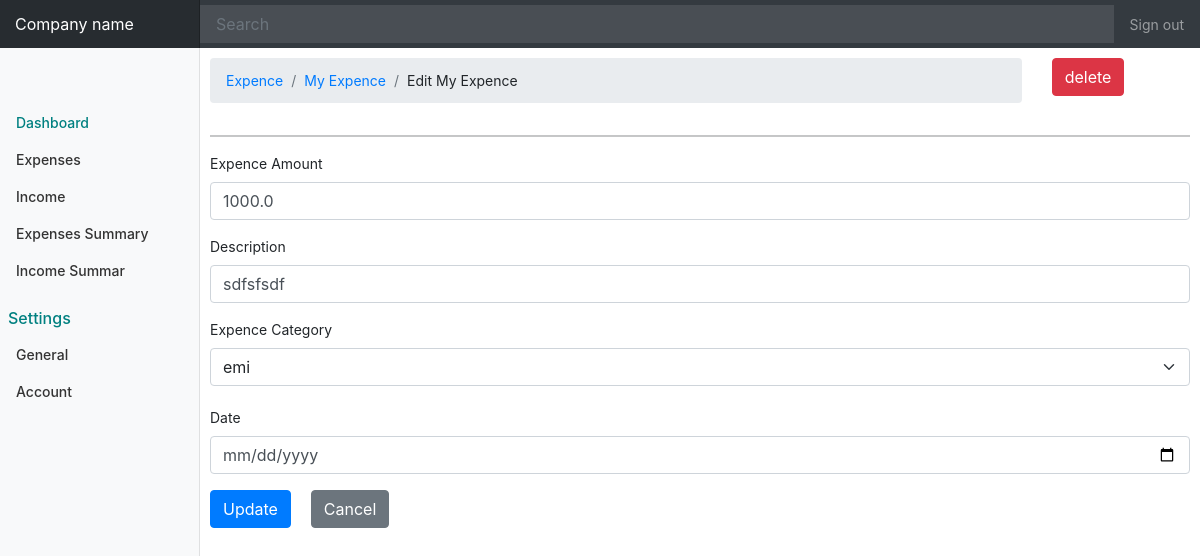
Screenshot of /expenses/edit_expense/30 (signed in) with the database file from the repository.
### expenses/models.py (models this page shows, shortened)
class AddExpence(models.Model):
    amount= models.FloatField()
    date= models.DateTimeField()
    description= models.TextField()
    owner= models.ForeignKey(to=User, on_delete=models.CASCADE)
    category= models.CharField(max_length=255)
    class Category(models.Model):
        name= models.CharField(max_length=256)

### expenses/views.py (the view, shortened to what this page needs)
# urls.py: path('edit_expense/<int:pk>', views.edit_expense, name="edit_expense"),
def edit_expense(request, pk):
    if not request.user.is_authenticated:
        return redirect ('user_log')
    edit_expense= AddExpence.objects.get(id=pk)
    return render(request, 'expenses/edit_expense.html', locals())

### templates/expenses/edit_expense.html (shortened to what this page needs)
{% extends 'bash.html' %}
{% block content %}
<div class="row">
    <div class="col-md-10">
        <nav aria-label="breadcrumb" class="nav_navigarion">
            <ol class="breadcrumb">
                <li class="breadcrumb-item"><a href="#">Expence</a></li>
                <li class="breadcrumb-item"><a href="{% url 'add_expences' %}"> My Expence</a></li>
                <li class="breadcrumb-item">Edit My Expence</li>
            </ol>
        </nav>
    </div>
    <div class="col-sm-2">
        <a href="{% url 'delete_expense' edit_expense.id %}" class="btn btn-danger" onclick="return confirm ('Are you sure?')"" > delete</a>
    </div>
</div>
<hr>
<div class="contain">
    <form method="post">
        <div class="form-group">
            <label for="exampleInputEmail1">Expence Amount</label>
            <input type="text" name="edit_amount" value="{{ edit_expense.amount }}" class="form-control" required>
        </div>
        <div class="form-group">
            <label for="exampleInputEmail1">Description</label>
            <input type="text" name="des" value="{{ edit_expense.description }}" class="form-control" required>
        </div>
        <div class="form-group">
            <label for="exampleInputEmail1">Expence Category</label>
            <select name="expence_category" value="{{ edit_expense.category }}" class="form-select"
                id="inputGroupSelect04" aria-label="Example select with button addon">
                <option>{{ edit_expense.category }}</option>
            </select><br>
            <div class="form-group">
                <label for="exampleInputEmail1">Date</label>
                <input type="date" value="{{ edit_expense.date }}" name="date" class="form-control" required>
            </div>
            <button type="submit" class="btn btn-primary">Update</button>
            <a href="{% url 'add_expences' %}" class="btn btn-btn btn-secondary mx-3">Cancel</a>
        </div>
    </form>
</div>
{% endblock %}

### static/css/bash.css (style rules this page uses)
body { font-size: .875rem; }

### rows the page displays
AddExpence: edit_amount "1000.0", des "sdfsfsdf", expence_category "emi"
